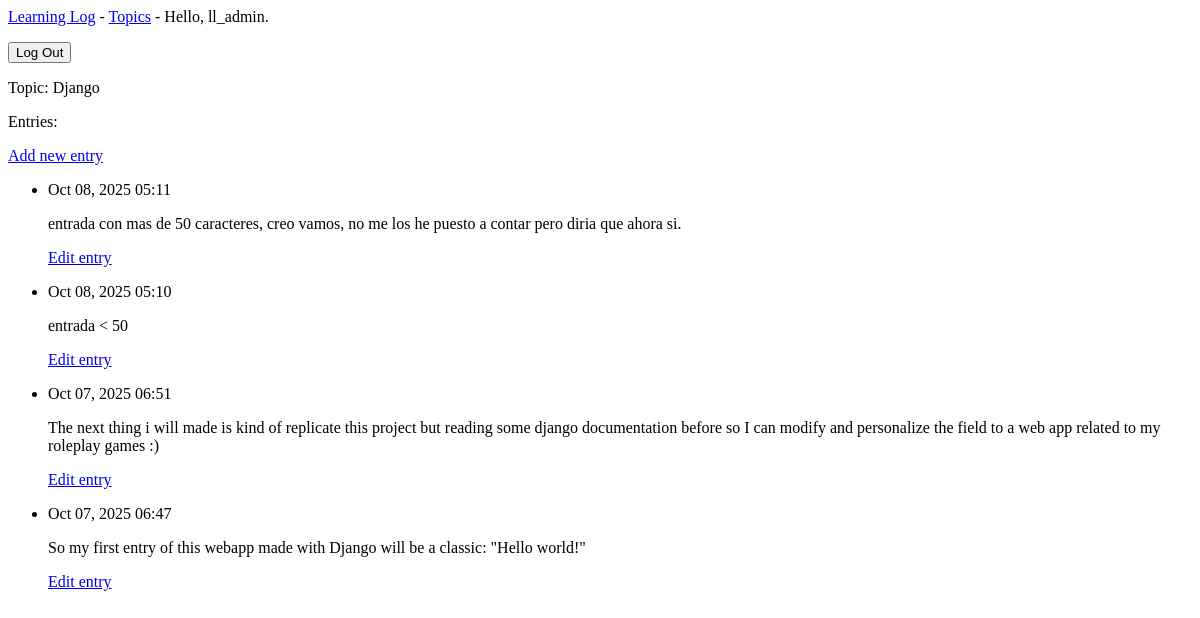
The page /topics/2/ (signed in) on the database as committed earlier.
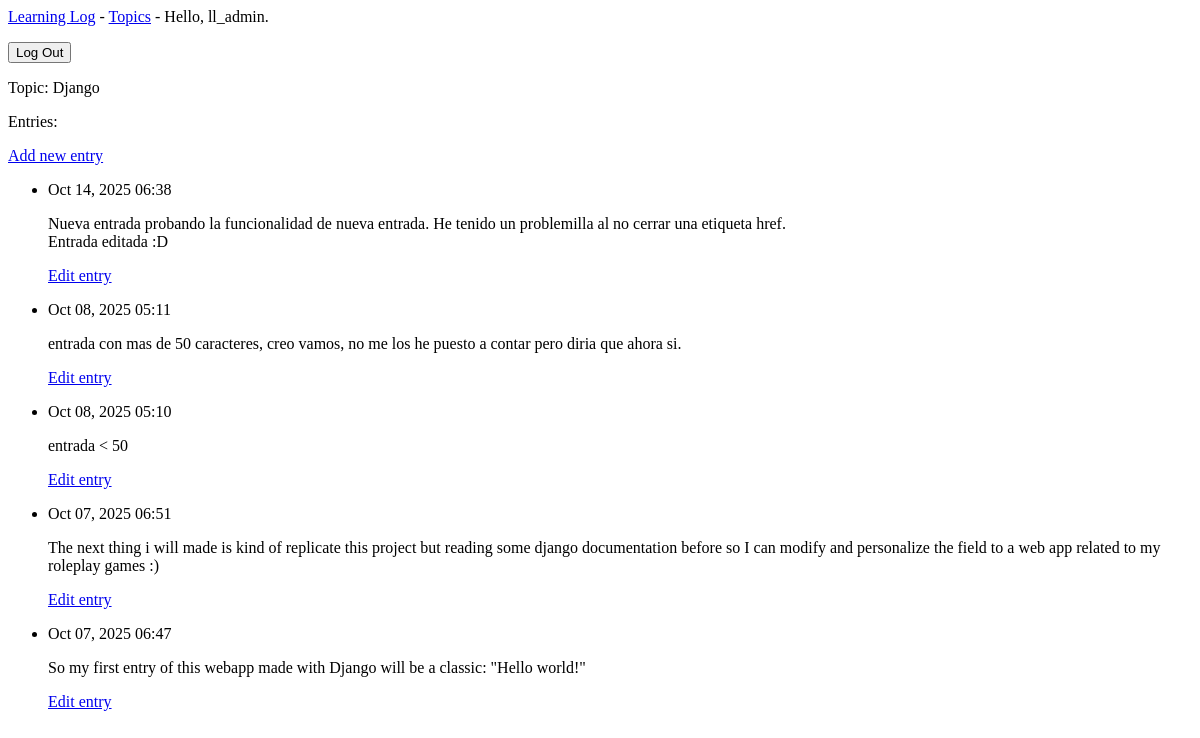
The same page on the database as committed later.
### learning_logs/models.py (models this page shows, shortened)
class Entry(models.Model):
    topic = models.ForeignKey(Topic, on_delete=models.CASCADE)
    text = models.TextField()
    date_added = models.DateTimeField(auto_now_add=True)
    class Meta:
        verbose_name_plural = 'entries'

### learning_logs/views.py (the view)
# urls.py: path('topics/<int:topic_id>/', views.topic, name='topic'),
@login_required
def topic(request,topic_id):
    topic = Topic.objects.get(id=topic_id)
    entries = topic.entry_set.order_by('-date_added')
    context = {'topic': topic, 'entries': entries}
    return render(request, 'learning_logs/topic.html', context)

### learning_logs/models.py (called while the page is built)
    def __str__(self):
        return self.text

### learning_logs/templates/learning_logs/topic.html
{% extends 'learning_logs/base.html' %}
{% block content %}
<p> Topic: {{ topic }}</p>
<p> Entries:</p>
<p>
  <a href="{% url 'learning_logs:new_entry' topic.id %}">Add new entry</a>
</p>
<ul>
{% for entry in entries %}
  <li>
    <p> {{ entry.date_added|date:'M d, Y H:i' }}</p>
    <p> {{ entry.text|linebreaks }}</p>
    <p>
      <a href="{% url 'learning_logs:edit_entry' entry.id %}">Edit entry</a>
    </p>
  </li>
{% empty %}
  <li>There are no entries for this topic yet.</li>
{% endfor %}
</ul>
{% endblock content %}

Rows that differ between the two databases and show on the page:
added Entry: date_added "Oct 14, 2025 06:38", text "Nueva entrada probando la funcionalidad de nueva entrada. He tenido un problemilla al no cerrar una etiqueta href. Entrada editada :D"
